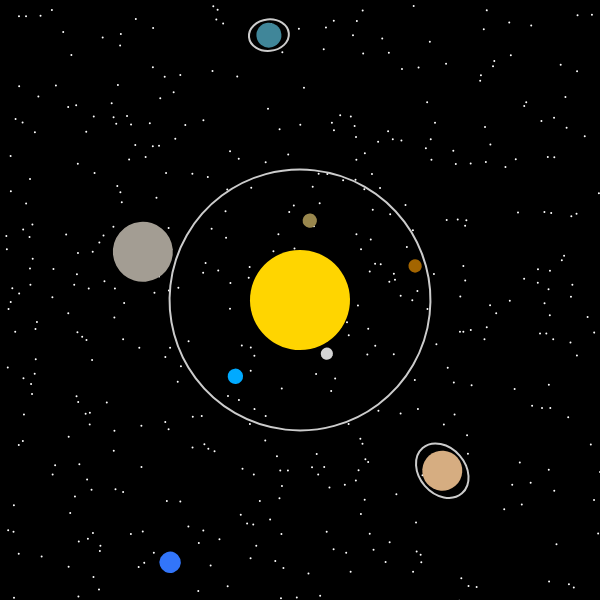
Frame 1 (no input)
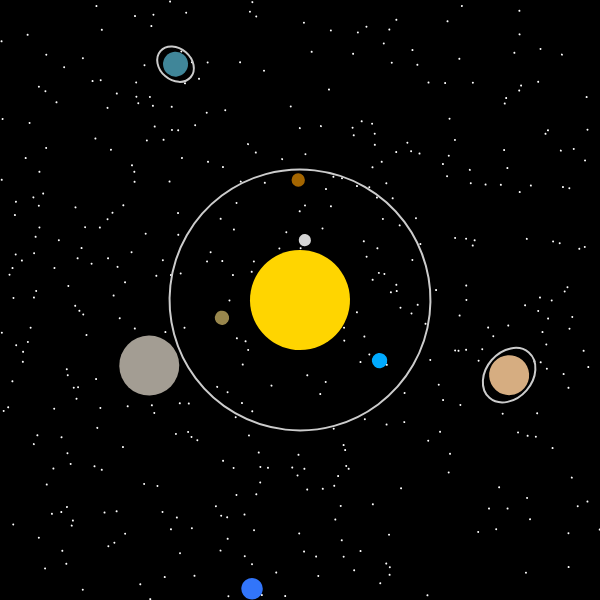
Frame 60 (no input)
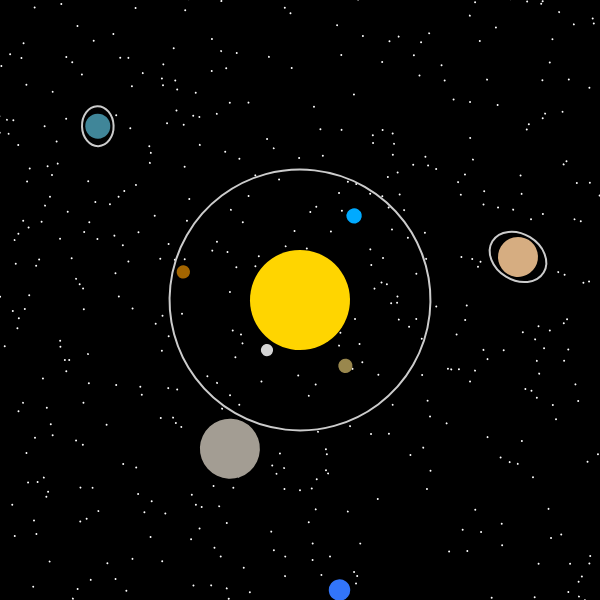
Frame 120 (the mouse pressed at the canvas centre since frame 60)

The p5.js sketch that drew these frames (run headless with seeded random() and noise() and a simulated clock; from frame 60 on, the mouse is pressed at the canvas centre):

// p5.js sketch
// ── sketch.js
/*
http://nexusbug.com/

STORY of ONE

EP 001: Template

SCALE = pow(10, 13) meters
*/

let wW, wH, cW, cH;

let cnv;

let rot = 0;

let space;

let ss; //solar system



function preload() {

}

function setup() {
  calcCanvasSize();
  cnv = createCanvas(cW, cH);

  space = new Space(800);

  ss = new SolarSystem(0, 0);


}



function draw() {
  background(0);
  imageMode(CENTER);

  colorMode(HSB, 360, 100, 100);
  translate(cW / 2, cH / 2);
  rot = frameCount / 100;

  // fill(1, 0, 100);
  // ss.text();

  // rotate(rot);

  push();
  rotate(rot / 5);
  translate(-cW / 2, -cH / 2);
  space.stars();
  pop();

  ss.disp();

}

class SolarSystem {
  constructor(centerx, centery) {
    this.x = centerx;
    this.y = centery;

    this.planet = function(h, s, l, x, size, rt) {
      rotate(10);
      noStroke();
      fill(h, s, l);
      push();
      rotate(-rt * frameCount / 200);
      ellipse(this.x + cW / x, this.y, cW / size);
      pop();
    }

    this.beltyPlanet = function(h, s, l, x, e1, e2, size, rt, rt2) {
      rotate(10);
      strokeWeight(2);
      stroke(1, 0, 80);
      noFill();
      push();
      rotate(-rt * frameCount / 200);
      translate(this.x + cW / x, this.y, cW / e1, cH / e2);
      rotate(-rt2 * frameCount / 50);
      // ellipse(this.x + cW / x, this.y, cW / e1, cH / e2);
      ellipse(0, 0, cW / e1, cH / e2);
      fill(h, s, l);
      noStroke();
      // ellipse(this.x + cW / x, this.y, cW / size);
      ellipse(0, 0, cW / size);
      pop();
    }
  }



  disp() {
    //sun
    this.planet(50, 100, 100, 100000, 6, 0);
    //mercury
    this.planet(204, 0, 83, 10, 49, 8.8);
    //venus
    this.planet(46, 50, 60, 7.5, 42, 6.5);
    //earth
    this.planet(200, 100, 100, 6, 39, 5.5);
    //mars
    this.planet(37, 100, 64, 5, 45, 4.4);
    //Asteroid belt
    strokeWeight(2);
    stroke(1, 0, 80);
    noFill();
    ellipse(this.x, this.y, cW / 2.3);
    //jupiter
    this.planet(37, 10, 64, 3.65, 10, 2.4);
    //saturn
    this.beltyPlanet(31, 40, 84, 2.7, 10, 13, 15, 1.8, 1);
    //uranus
    this.beltyPlanet(193, 58, 60, 2.25, 19, 15, 24, 1.25, -1);
    //neptune
    this.planet(220, 80, 98, 2.05, 28, 1);

  }

}

class Space {
  constructor(count) {
    this.xp = 0;
    this.yp = 0;

    this.count = count;
  }

  stars(s) {
    noStroke();
    randomSeed(4);
    for (let i = 0; i < this.count; i++) {
      this.xp = random(- 100, cW + 100);
      this.yp = random(-100, cH + 100);
      fill(190, 0, 100);
      ellipse(this.xp, this.yp, 2);
    }
  }
}



//template
function calcCanvasSize() {
  wW = windowWidth;
  wH = windowHeight;

  if (wW < wH) {
    wH = wW
  } else {
    wW = wH
  }

  cW = wW - 300;

  if (wW <= 700) {
    cW = 400;
  } else if (wW >= 900) {
    cW = 600;
  }
  cH = cW;
}

function windowResized() {
  calcCanvasSize();
  resizeCanvas(cW, cH);

}
